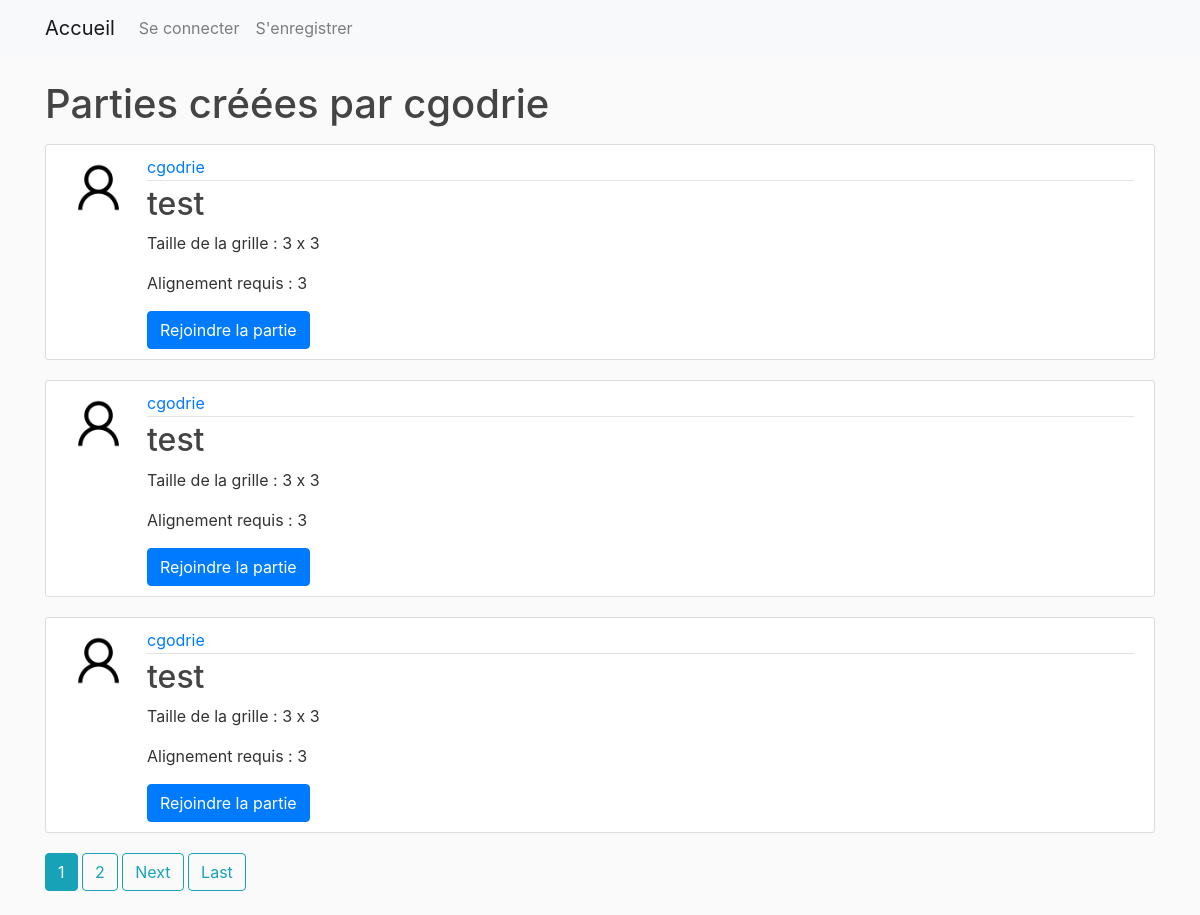
The page /games/user/cgodrie on the database as committed earlier.
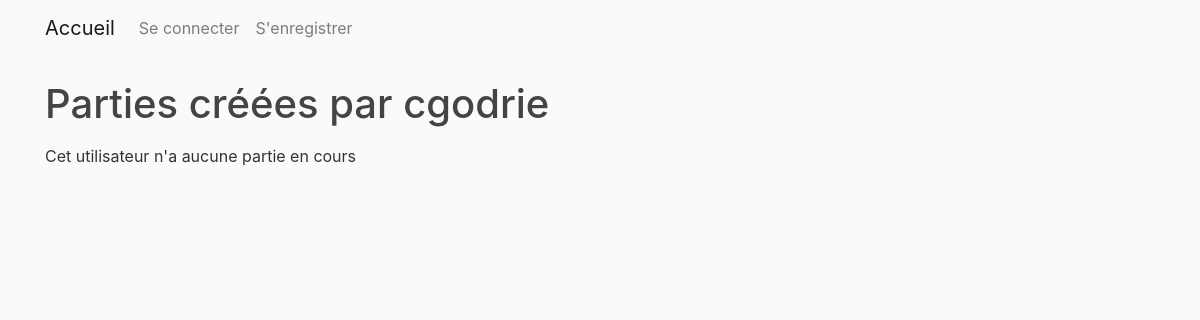
The same page on the database as committed later.
### morpion/models.py (models this page shows, shortened)
class Game(models.Model):
    creator = models.ForeignKey(User, on_delete=models.CASCADE, related_name='games_created')
    player2 = models.ForeignKey(User, on_delete=models.SET_NULL, blank=True, null=True, related_name='joined_games')
    active_player = models.CharField(max_length=20, default='')
    winner = models.ForeignKey(User, on_delete=models.SET_NULL, null=True, blank=True, related_name='games_won')
    title = models.CharField(max_length=200)
    grid_size = models.PositiveIntegerField()
    alignment = models.PositiveIntegerField()
    STATUS_CHOICES = (
        ('waiting', 'Waiting'),
        ('started', 'Started'),
        ('completed', 'Completed'),
        ('abandoned', 'Abandoned')
    )
    status = models.CharField(max_length=10, choices=STATUS_CHOICES, default='waiting')
    created_at = models.DateField(auto_now_add=True)
    updated_at = models.DateTimeField(auto_now=True)
    is_private = models.BooleanField(default=False)
    access_code = models.CharField(max_length=6, blank=True, null=True)
    grid_data = models.JSONField(default=dict)

### users/models.py (models this page shows, shortened)
class Profile(models.Model):
    user = models.OneToOneField(User, on_delete=models.CASCADE)
    image = models.ImageField(default='default.png', upload_to='profile_pics')
    game_symbol = models.ImageField(default='default_symbol.png', upload_to='game_symbols')

### morpion/views.py (the view)
# urls.py: path('games/user/<str:username>', UserGameListView.as_view(), name='user-games'),
class UserGameListView(ListView):
    model = Game
    template_name = 'morpion/user_games.html'
    context_object_name = 'games'
    paginate_by = 3
    def get_queryset(self):
        user = get_object_or_404(User, username=self.kwargs.get('username'))
        return Game.objects.filter(creator=user).filter(status="waiting").order_by('-updated_at')

### morpion/templates/morpion/user_games.html (shortened to what this page needs)
{% extends "morpion/base.html" %}
{% block content %}
<h1 class="mb-3">Parties créées par {{ view.kwargs.username }}</h1>
{% if games %}
{% for game in games %}
<article class="media content-section">
    <img class="rounded-circle article-img" src="{{ game.creator.profile.image.url }}">
    <div class="media-body">
        <div class="article-metadata">
            <a class="mr-2" href="{% url 'user-games' game.creator.username %}">{{ game.creator }}</a>
        </div>
        <h2><a class="article-title" href="{% url 'game-detail' game.id %}">{{ game.title }}</a></h2>
        <p class="article-content">Taille de la grille : {{ game.grid_size }} x {{ game.grid_size }}</p>
        <p class="article-content">Alignement requis : {{ game.alignment }}</p>
        <a href="{% url 'confirm-join-game' game.id %}" class="btn btn-primary">Rejoindre la partie</a>
    </div>
</article>
{% endfor %}
{% else %}
<p class="article-content">Cet utilisateur n'a aucune partie en cours</p>
{% endif %}
{% if is_paginated %}
    {% for num in page_obj.paginator.page_range %}
    {% if page_obj.number == num %}
        <a class="btn btn-info mb-4" href="?page={{ num }}">{{ num }}</a>
    {% elif num > page_obj.number|add:'-3' and num < page_obj.number|add:'3' %}
        <a class="btn btn-outline-info mb-4" href="?page={{ num }}">{{ num }}</a>
    {% endif %}
    {% endfor %}
    {% if page_obj.has_next %}
    <a class="btn btn-outline-info mb-4" href="?page={{ page_obj.next_page_number }}">Next</a>
    <a class="btn btn-outline-info mb-4" href="?page={{ page_obj.paginator.num_pages }}">Last</a>
    {% endif %}
{% endif %}
{% endblock content %}

Rows that differ between the two databases and show on the page:
removed Game: creator.profile.image (placeholder picture), creator "cgodrie", title "test", grid_size "3", alignment "3"
removed Game: creator.profile.image (placeholder picture), creator "cgodrie", title "test", grid_size "3", alignment "3"
removed Game: creator.profile.image (placeholder picture), creator "cgodrie", title "test", grid_size "3", alignment "3"
Other text that changed with them:
text no longer shown: "Next Last"
text now shown: "Cet utilisateur n'a aucune partie en cours"
list line gone: "1"
list line gone: "2"
